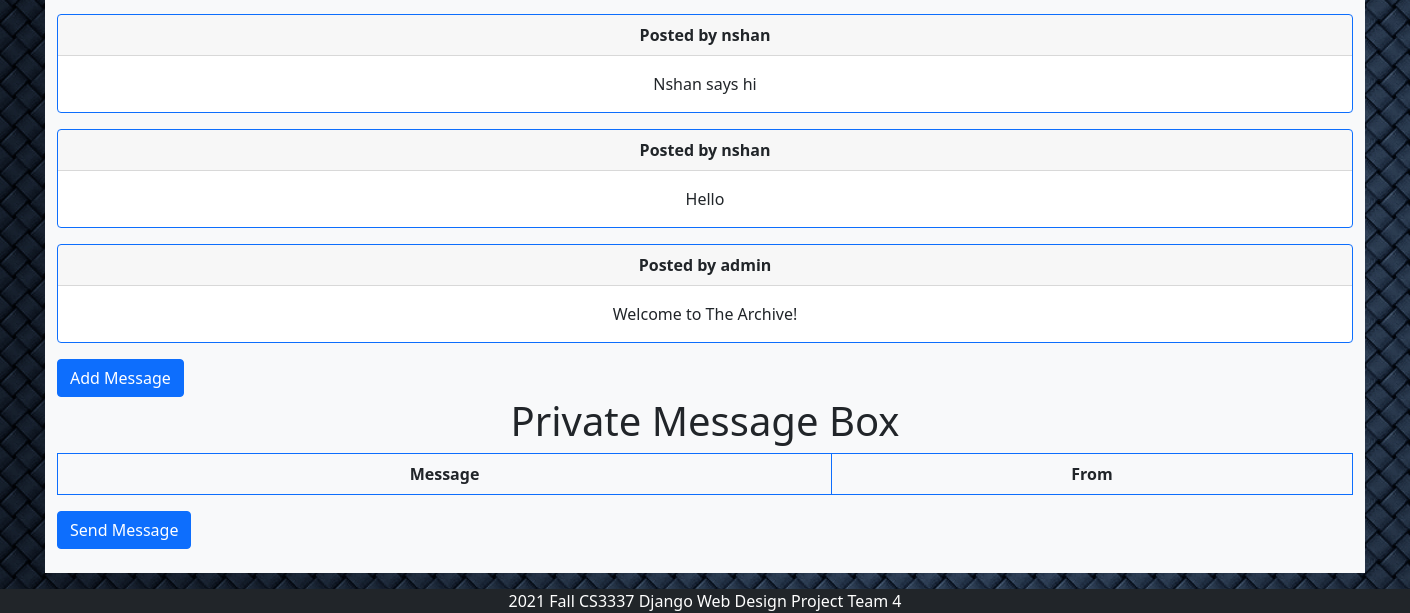
Before: /messagebox (lower part) with the older database file.
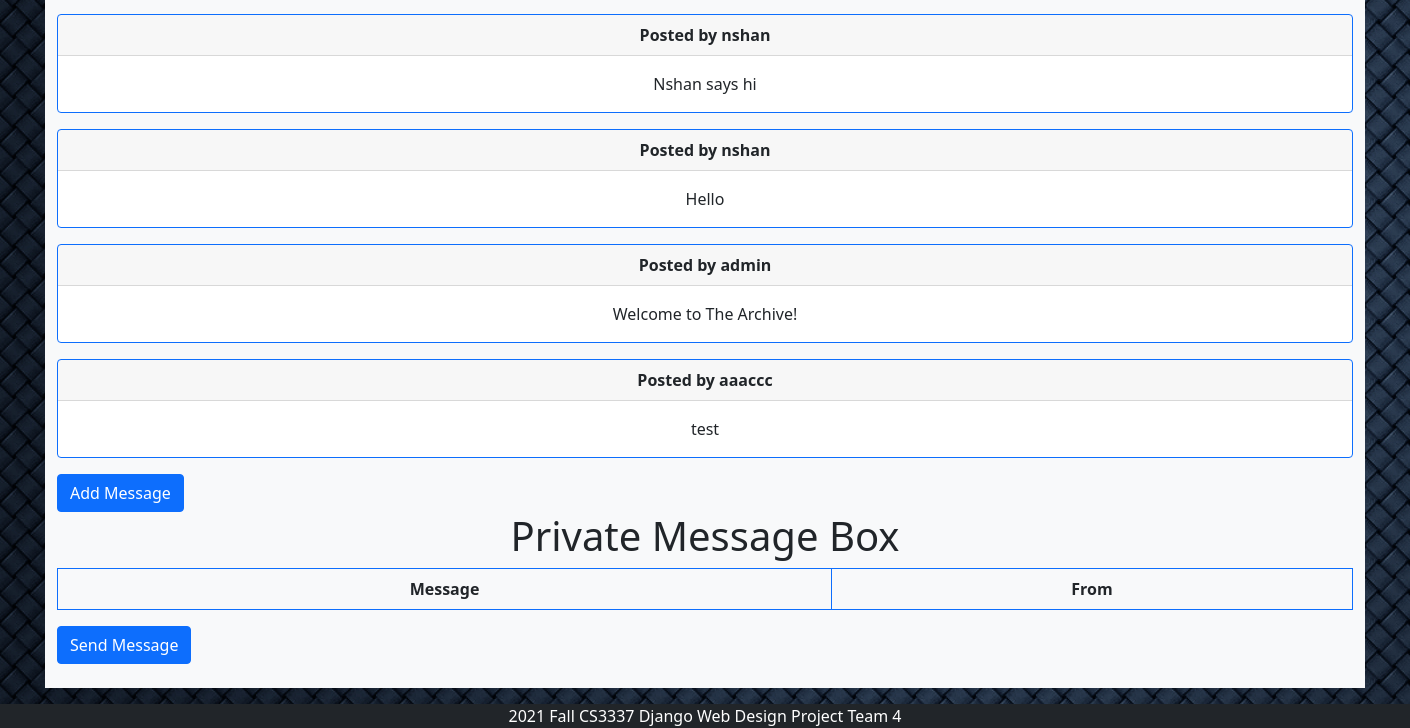
After: the same page with the newer database file.
### bookMng/models.py (models this page shows, shortened)
class Messages(models.Model):
    message = models.CharField(max_length=200)
    username = models.ForeignKey(User, blank=True, null=True, on_delete=models.CASCADE)

### bookMng/views.py (the view)
# urls.py: path('messagebox', views.messagebox, name='messagebox'),
def messagebox(request):
    messages = Messages.objects.all()
    imessages = IndivMessages.objects.filter(receiver=request.user)
    books = Book.objects.all()
    return render(request,
                  'bookMng/messagebox.html',
                  {
                      'item_list': MainMenu.objects.all(),
                      'messages': messages,
                      'books': books,
                      'imessages': imessages,
                  })

### bookEx/templates/bookMng/messagebox.html (shortened to what this page needs)
{% extends "base.html" %}
{% load static %}
{% block content %}
      {% for message in messages %}
<div class="card text-center mb-3 border-primary">
    <div class="card-header">
        <b>Posted by {{ message.username }}</b>
    </div>
    <div class="card-body">
        <p class="card-text"> {{ message.message }}</p>
    </div>
</div>
      {% endfor %}
<a class="btn btn-primary" href="book_message" role="button">Add Message</a>
<h1 align="center"> Private Message Box </h1>
  <table class="table table-bordered border-primary">
          <thead>
        <tr align="center">
            <th scope="col">Message</th>
            <th scope="col">From</th>
        </tr>
    </thead>
  </table>
<a class="btn btn-primary" href="book_imessage" role="button">Send Message</a>
<br>
<br>
{% endblock content %}

Changed rows visible on the page:
added Messages: username "aaaccc", message "test"
